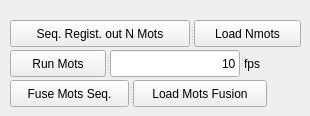
       <widget class="QWidget" name="cvpr">
        <attribute name="title">
         <string>cvpr</string>
        </attribute>
        <widget class="QSplitter" name="splitter_28">
         <property name="geometry">
          <rect>
           <x>10</x>
           <y>50</y>
           <width>253</width>
           <height>27</height>
          </rect>
         </property>
         <property name="orientation">
          <enum>Qt::Horizontal</enum>
         </property>
         <widget class="QPushButton" name="runMots">
          <property name="text">
           <string>Run Mots</string>
          </property>
         </widget>
         <widget class="QLineEdit" name="runMotFps">
          <property name="text">
           <string>10</string>
          </property>
          <property name="alignment">
           <set>Qt::AlignRight|Qt::AlignTrailing|Qt::AlignVCenter</set>
          </property>
         </widget>
         <widget class="QLabel" name="label_9">
          <property name="text">
           <string>fps</string>
          </property>
         </widget>
        </widget>
        <widget class="QSplitter" name="splitter_29">
         <property name="geometry">
          <rect>
           <x>10</x>
           <y>20</y>
           <width>291</width>
           <height>27</height>
          </rect>
         </property>
         <property name="orientation">
          <enum>Qt::Horizontal</enum>
         </property>
         <widget class="QPushButton" name="seqRegistNmotsRunning">
          <property name="text">
           <string>Seq. Regist. out N Mots</string>
          </property>
         </widget>
         <widget class="QPushButton" name="loadNmots">
          <property name="text">
           <string>Load Nmots</string>
          </property>
         </widget>
        </widget>
        <widget class="QSplitter" name="splitter_30">
         <property name="geometry">
          <rect>
           <x>10</x>
           <y>80</y>
           <width>257</width>
           <height>27</height>
          </rect>
         </property>
         <property name="orientation">
          <enum>Qt::Horizontal</enum>
         </property>
         <widget class="QPushButton" name="fuseMotsSeq">
          <property name="text">
           <string>Fuse Mots Seq.</string>
          </property>
         </widget>
         <widget class="QPushButton" name="loadMotsFusion">
          <property name="text">
           <string>Load Mots Fusion</string>
          </property>
         </widget>
        </widget>
       </widget>
